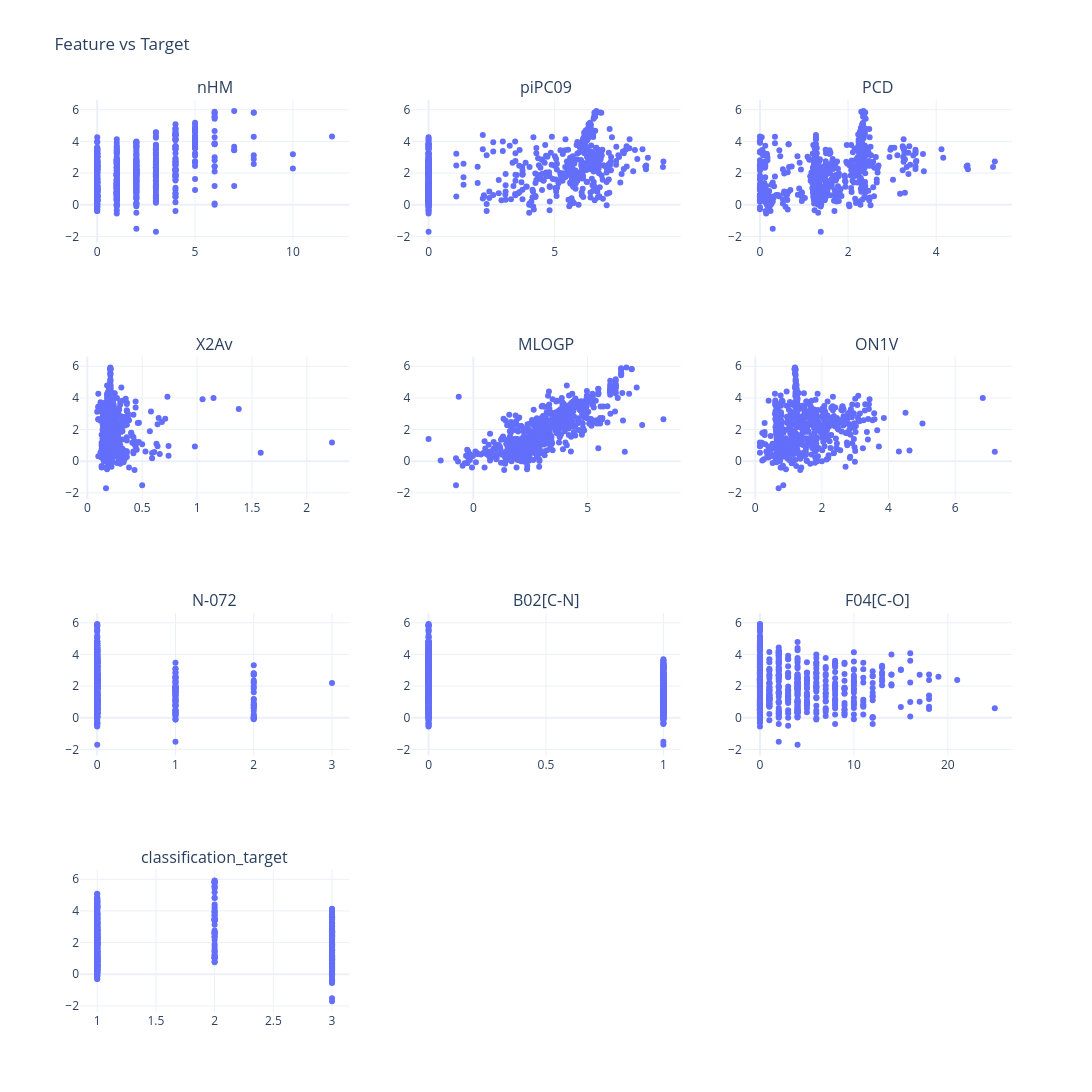

Source (notebook cell):
### Code cell
import plotly.express as px
from plotly.subplots import make_subplots
import math

target = "regression_target" 
features = df.drop(columns=[target]).select_dtypes(include="number").columns

n_cols = 3
n_rows = math.ceil(len(features) / n_cols)

fig = make_subplots(
    rows=n_rows,
    cols=n_cols,
    subplot_titles=features
)

for i, feature in enumerate(features):
    row = i // n_cols + 1
    col = i % n_cols + 1

    scatter = px.scatter(df, x=feature, y=target)

    for trace in scatter.data:
        fig.add_trace(trace, row=row, col=col)

fig.update_layout(
    height=280 * n_rows,
    width=1100,
    showlegend=False,
    template="plotly_white",
    title="Feature vs Target"
)

fig.show()

### Figure 1 — Plotly figure (JSON) as saved in the notebook; plotly's stock layout.template omitted (floating-point values rounded to 4 significant figures; data arrays with more than 128 entries replaced by an {"elided": "..."} marker saying what was removed)
{"data": [{"hovertemplate": "nHM=%{x}<br>regression_target=%{y}<extra></extra>", "legendgroup": "", "marker": {"color": "#636efa", "symbol": "circle"}, "mode": "markers", "name": "", "orientation": "v", "showlegend": false, "type": "scatter", "x": {"elided": "623 float values"}, "xaxis": "x", "y": {"elided": "623 float values"}, "yaxis": "y"}, {"hovertemplate": "piPC09=%{x}<br>regression_target=%{y}<extra></extra>", "legendgroup": "", "marker": {"color": "#636efa", "symbol": "circle"}, "mode": "markers", "name": "", "orientation": "v", "showlegend": false, "type": "scatter", "x": {"elided": "623 float values"}, "xaxis": "x2", "y": {"elided": "623 float values"}, "yaxis": "y2"}, {"hovertemplate": "PCD=%{x}<br>regression_target=%{y}<extra></extra>", "legendgroup": "", "marker": {"color": "#636efa", "symbol": "circle"}, "mode": "markers", "name": "", "orientation": "v", "showlegend": false, "type": "scatter", "x": {"elided": "623 float values"}, "xaxis": "x3", "y": {"elided": "623 float values"}, "yaxis": "y3"}, {"hovertemplate": "X2Av=%{x}<br>regression_target=%{y}<extra></extra>", "legendgroup": "", "marker": {"color": "#636efa", "symbol": "circle"}, "mode": "markers", "name": "", "orientation": "v", "showlegend": false, "type": "scatter", "x": {"elided": "623 float values"}, "xaxis": "x4", "y": {"elided": "623 float values"}, "yaxis": "y4"}, {"hovertemplate": "MLOGP=%{x}<br>regression_target=%{y}<extra></extra>", "legendgroup": "", "marker": {"color": "#636efa", "symbol": "circle"}, "mode": "markers", "name": "", "orientation": "v", "showlegend": false, "type": "scatter", "x": {"elided": "623 float values"}, "xaxis": "x5", "y": {"elided": "623 float values"}, "yaxis": "y5"}, {"hovertemplate": "ON1V=%{x}<br>regression_target=%{y}<extra></extra>", "legendgroup": "", "marker": {"color": "#636efa", "symbol": "circle"}, "mode": "markers", "name": "", "orientation": "v", "showlegend": false, "type": "scatter", "x": {"elided": "623 float values"}, "xaxis": "x6", "y": {"elided": "623 float values"}, "yaxis": "y6"}, {"hovertemplate": "N-072=%{x}<br>regression_target=%{y}<extra></extra>", "legendgroup": "", "marker": {"color": "#636efa", "symbol": "circle"}, "mode": "markers", "name": "", "orientation": "v", "showlegend": false, "type": "scatter", "x": {"elided": "623 float values"}, "xaxis": "x7", "y": {"elided": "623 float values"}, "yaxis": "y7"}, {"hovertemplate": "B02[C-N]=%{x}<br>regression_target=%{y}<extra></extra>", "legendgroup": "", "marker": {"color": "#636efa", "symbol": "circle"}, "mode": "markers", "name": "", "orientation": "v", "showlegend": false, "type": "scatter", "x": {"elided": "623 float values"}, "xaxis": "x8", "y": {"elided": "623 float values"}, "yaxis": "y8"}, {"hovertemplate": "F04[C-O]=%{x}<br>regression_target=%{y}<extra></extra>", "legendgroup": "", "marker": {"color": "#636efa", "symbol": "circle"}, "mode": "markers", "name": "", "orientation": "v", "showlegend": false, "type": "scatter", "x": {"elided": "623 float values"}, "xaxis": "x9", "y": {"elided": "623 float values"}, "yaxis": "y9"}, {"hovertemplate": "classification_target=%{x}<br>regression_target=%{y}<extra></extra>", "legendgroup": "", "marker": {"color": "#636efa", "symbol": "circle"}, "mode": "markers", "name": "", "orientation": "v", "showlegend": false, "type": "scatter", "x": {"elided": "623 int values"}, "xaxis": "x10", "y": {"elided": "623 float values"}, "yaxis": "y10"}], "layout": {"annotations": [{"font": {"size": 16}, "showarrow": false, "text": "nHM", "x": 0.1444, "xanchor": "center", "xref": "paper", "y": 1, "yanchor": "bottom", "yref": "paper"}, {"font": {"size": 16}, "showarrow": false, "text": "piPC09", "x": 0.5, "xanchor": "center", "xref": "paper", "y": 1, "yanchor": "bottom", "yref": "paper"}, {"font": {"size": 16}, "showarrow": false, "text": "PCD", "x": 0.8556, "xanchor": "center", "xref": "paper", "y": 1, "yanchor": "bottom", "yref": "paper"}, {"font": {"size": 16}, "showarrow": false, "text": "X2Av", "x": 0.1444, "xanchor": "center", "xref": "paper", "y": 0.7188, "yanchor": "bottom", "yref": "paper"}, {"font": {"size": 16}, "showarrow": false, "text": "MLOGP", "x": 0.5, "xanchor": "center", "xref": "paper", "y": 0.7188, "yanchor": "bottom", "yref": "paper"}, {"font": {"size": 16}, "showarrow": false, "text": "ON1V", "x": 0.8556, "xanchor": "center", "xref": "paper", "y": 0.7188, "yanchor": "bottom", "yref": "paper"}, {"font": {"size": 16}, "showarrow": false, "text": "N-072", "x": 0.1444, "xanchor": "center", "xref": "paper", "y": 0.4375, "yanchor": "bottom", "yref": "paper"}, {"font": {"size": 16}, "showarrow": false, "text": "B02[C-N]", "x": 0.5, "xanchor": "center", "xref": "paper", "y": 0.4375, "yanchor": "bottom", "yref": "paper"}, {"font": {"size": 16}, "showarrow": false, "text": "F04[C-O]", "x": 0.8556, "xanchor": "center", "xref": "paper", "y": 0.4375, "yanchor": "bottom", "yref": "paper"}, {"font": {"size": 16}, "showarrow": false, "text": "classification_target", "x": 0.1444, "xanchor": "center", "xref": "paper", "y": 0.1562, "yanchor": "bottom", "yref": "paper"}], "height": 1120, "showlegend": false, "title": {"text": "Feature vs Target"}, "width": 1100, "xaxis": {"anchor": "y", "domain": [0, 0.2889]}, "xaxis10": {"anchor": "y10", "domain": [0, 0.2889]}, "xaxis11": {"anchor": "y11", "domain": [0.3556, 0.6444]}, "xaxis12": {"anchor": "y12", "domain": [0.7111, 1]}, "xaxis2": {"anchor": "y2", "domain": [0.3556, 0.6444]}, "xaxis3": {"anchor": "y3", "domain": [0.7111, 1]}, "xaxis4": {"anchor": "y4", "domain": [0, 0.2889]}, "xaxis5": {"anchor": "y5", "domain": [0.3556, 0.6444]}, "xaxis6": {"anchor": "y6", "domain": [0.7111, 1]}, "xaxis7": {"anchor": "y7", "domain": [0, 0.2889]}, "xaxis8": {"anchor": "y8", "domain": [0.3556, 0.6444]}, "xaxis9": {"anchor": "y9", "domain": [0.7111, 1]}, "yaxis": {"anchor": "x", "domain": [0.8438, 1]}, "yaxis10": {"anchor": "x10", "domain": [0, 0.1562]}, "yaxis11": {"anchor": "x11", "domain": [0, 0.1562]}, "yaxis12": {"anchor": "x12", "domain": [0, 0.1562]}, "yaxis2": {"anchor": "x2", "domain": [0.8438, 1]}, "yaxis3": {"anchor": "x3", "domain": [0.8438, 1]}, "yaxis4": {"anchor": "x4", "domain": [0.5625, 0.7188]}, "yaxis5": {"anchor": "x5", "domain": [0.5625, 0.7188]}, "yaxis6": {"anchor": "x6", "domain": [0.5625, 0.7188]}, "yaxis7": {"anchor": "x7", "domain": [0.2812, 0.4375]}, "yaxis8": {"anchor": "x8", "domain": [0.2812, 0.4375]}, "yaxis9": {"anchor": "x9", "domain": [0.2812, 0.4375]}}}
